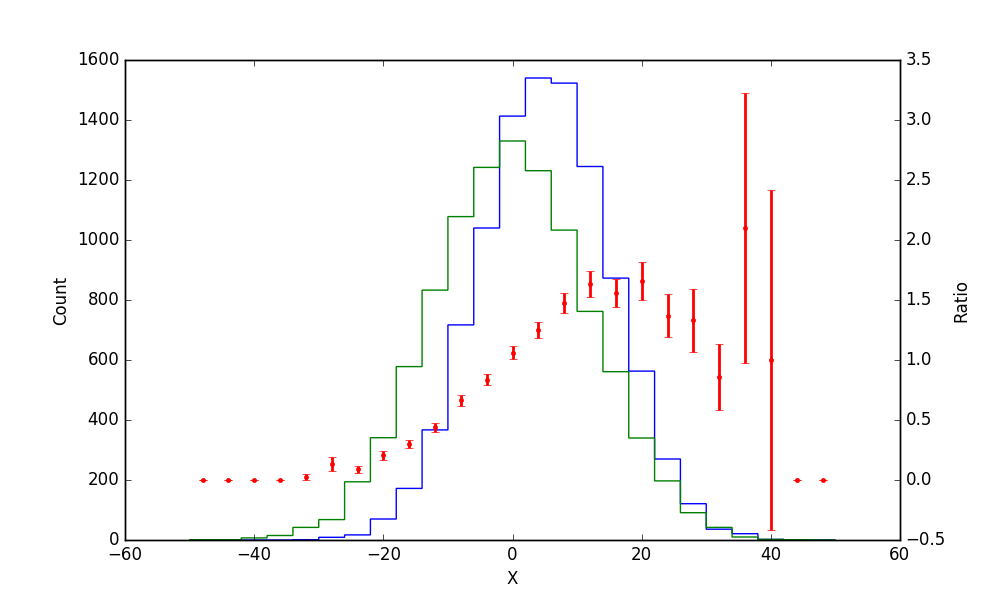

Reproduce this figure in Python.
#!/usr/bin/env python3
# -*- coding: utf-8 -*-

# See: http://matplotlib.org/examples/pylab_examples/multiple_yaxis_with_spines.html
#      http://matplotlib.org/examples/subplots_axes_and_figures/fahrenheit_celsius_scales.html

import numpy as np
import matplotlib.pyplot as plt

# Build datas ###############

x1 = 10 * np.random.standard_normal(10000) + 5.
x2 = 12 * np.random.standard_normal(10000)
nbins = 25
 
fig = plt.figure(figsize=(10.,6.))
 
# Plot two distributions on the same plot #####################################

ax = fig.add_subplot(111)
 
val_of_bins_x1, edges_of_bins_x1, patches_x1 = plt.hist(x1, nbins, range=(-50,50), histtype='step')
val_of_bins_x2, edges_of_bins_x2, patches_x2 = plt.hist(x2, nbins, range=(-50,50), histtype='step')
 
# Compute ratio ###############################################################
 
# This put ratio to zero if val_of_bins_x2 is zero
ratio =np.divide(val_of_bins_x1,
                 val_of_bins_x2,
                 where=(val_of_bins_x2 != 0))
 
# Compute error on ration, null if cannot be computed
error= np.divide(val_of_bins_x1 * np.sqrt(val_of_bins_x2) + val_of_bins_x2 * np.sqrt(val_of_bins_x1),
                 val_of_bins_x2 * val_of_bins_x2,
                 where=(val_of_bins_x2 != 0))
 
# Add the ratio on the existing plot
ax2 = ax.twinx()                         # <- !!!

bincenter = 0.5 * (edges_of_bins_x1[1:] + edges_of_bins_x1[:-1])
ax2.errorbar(bincenter, ratio, yerr=error, fmt='.', color='r', lw=2)

ax.set_xlabel("X")
ax.set_ylabel("Count")
ax2.set_ylabel("Ratio")

# Save file ###################################################################

plt.savefig("multiple_y_axis.png")

# Plot ########################################################################

plt.show()
